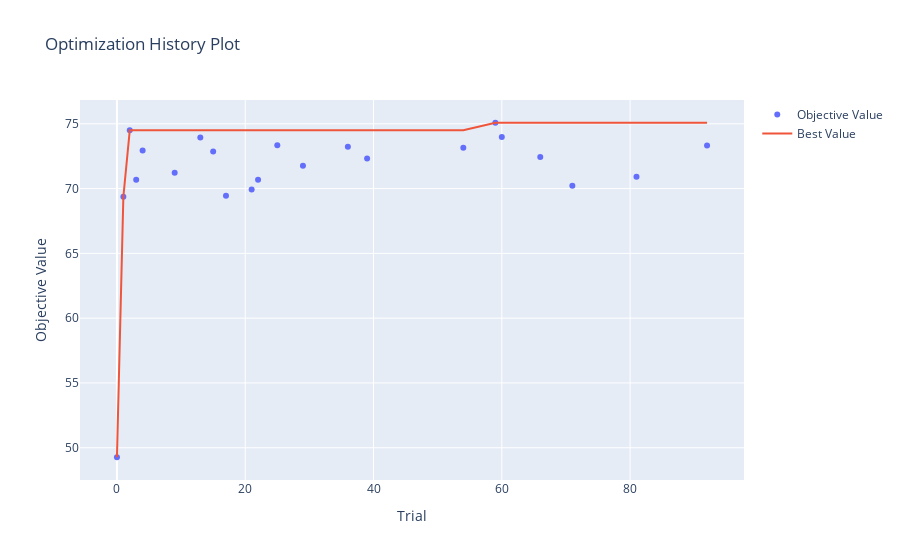

Source (notebook cell):
### Code cell
optuna.visualization.plot_optimization_history(study)

### Figure 1 — Plotly figure (JSON) as saved in the notebook; plotly's stock layout.template omitted (floating-point values rounded to 4 significant figures)
{"data": [{"mode": "markers", "name": "Objective Value", "type": "scatter", "x": [0, 1, 2, 3, 4, 9, 13, 15, 17, 21, 22, 25, 29, 36, 39, 54, 59, 60, 66, 71, 81, 92], "y": [49.27, 69.37, 74.51, 70.68, 72.95, 71.23, 73.93, 72.87, 69.44, 69.93, 70.68, 73.35, 71.76, 73.23, 72.32, 73.15, 75.08, 73.99, 72.44, 70.21, 70.92, 73.32]}, {"name": "Best Value", "type": "scatter", "x": [0, 1, 2, 3, 4, 9, 13, 15, 17, 21, 22, 25, 29, 36, 39, 54, 59, 60, 66, 71, 81, 92], "y": [49.27, 69.37, 74.51, 74.51, 74.51, 74.51, 74.51, 74.51, 74.51, 74.51, 74.51, 74.51, 74.51, 74.51, 74.51, 74.51, 75.08, 75.08, 75.08, 75.08, 75.08, 75.08]}], "layout": {"title": {"text": "Optimization History Plot"}, "xaxis": {"title": {"text": "Trial"}}, "yaxis": {"title": {"text": "Objective Value"}}}}
